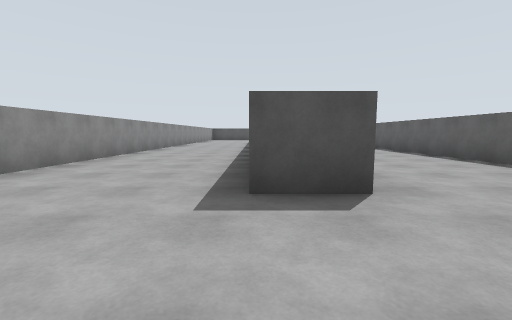
[1] (above)

19 first-person views from a walk through a world built for the Gazebo simulator. The camera is 1.2 m above the floor, tilts 6° down and sees 90° across. The floor is counted in squares, 2.5 m on a side. Each view is taken from the middle of a square. On the plan, view 1 faces up. The plan holds only what a view shows up to about 9 squares ahead; the rest is blank. The place goes on beyond the plan.

[2]
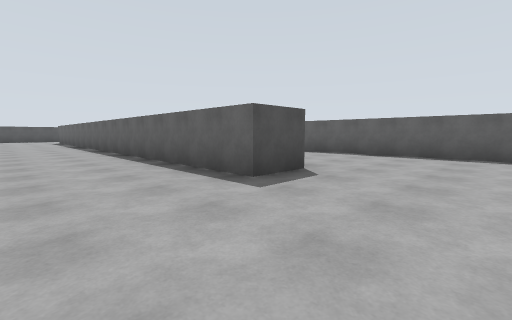

[3]
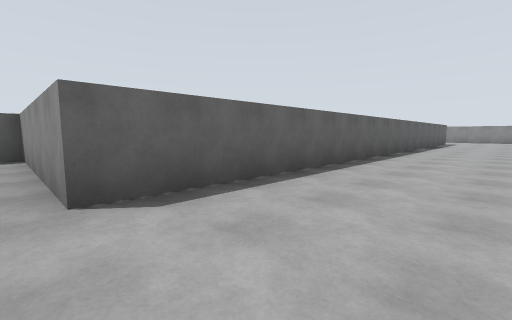

[4]
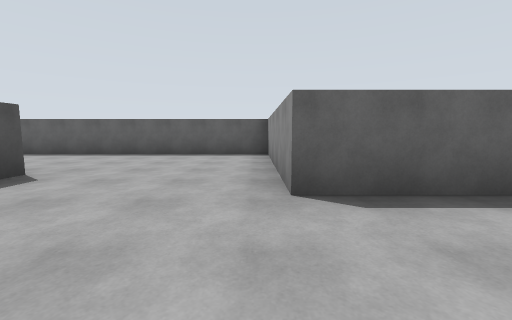

[5]
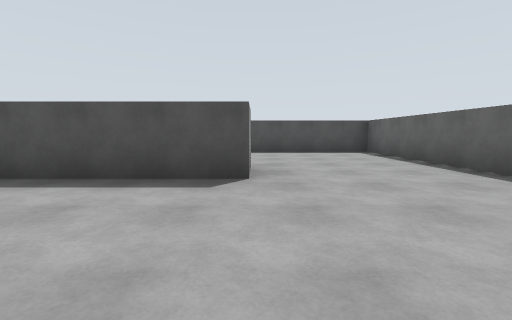

[6]
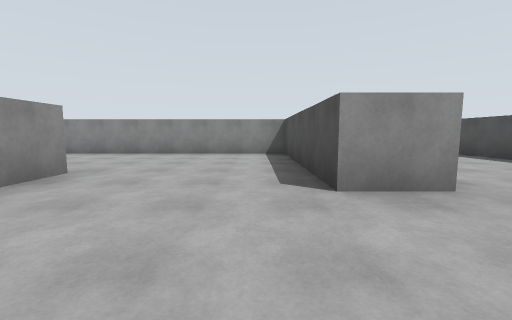

[7]
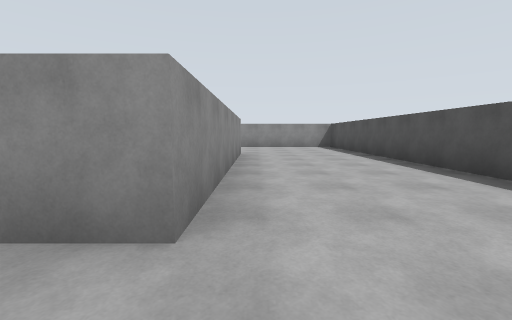

[8]
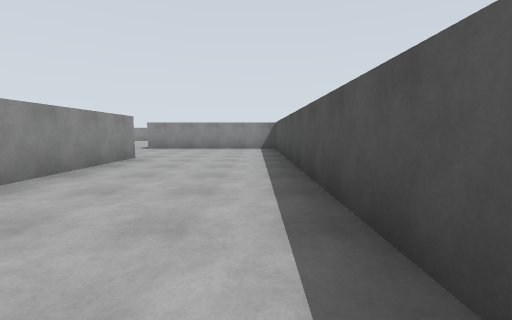

[9]
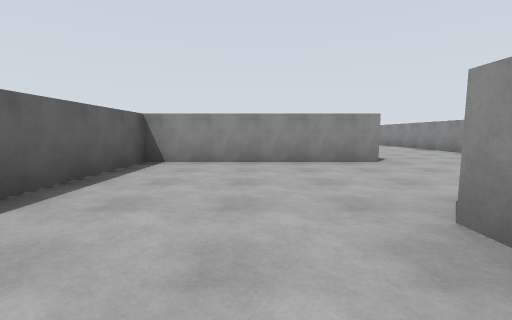

[10]
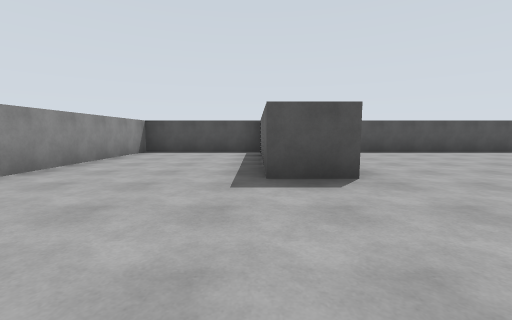

[11]
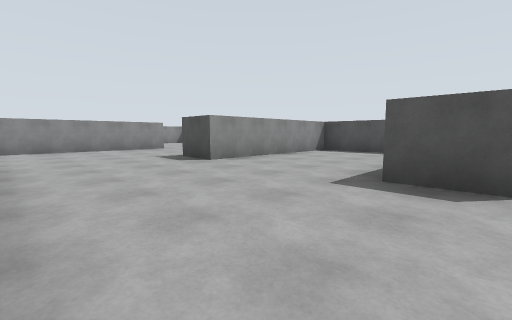

[12]
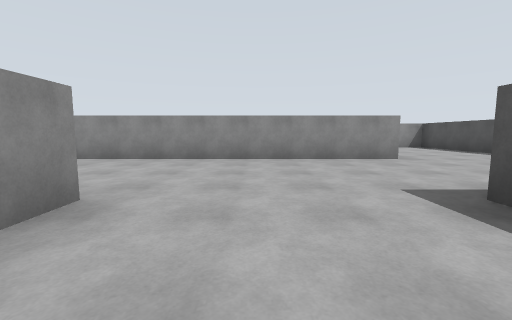

[13]
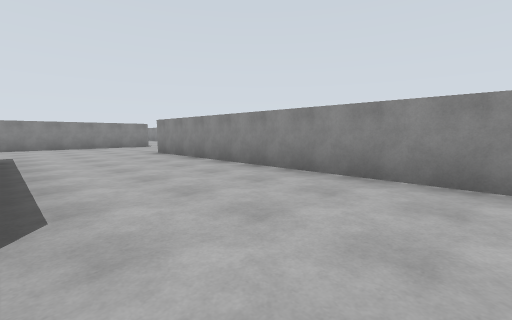

[14]
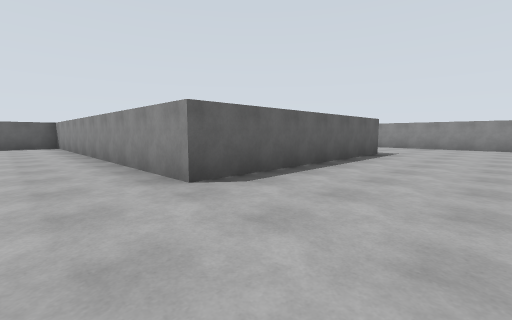

[15]
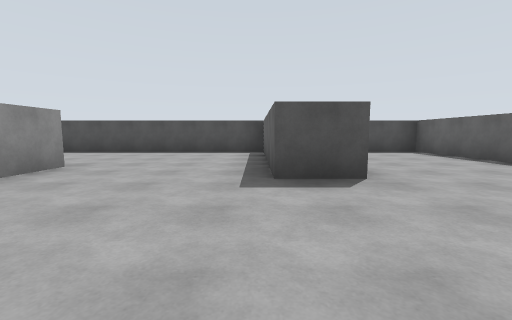

[16]
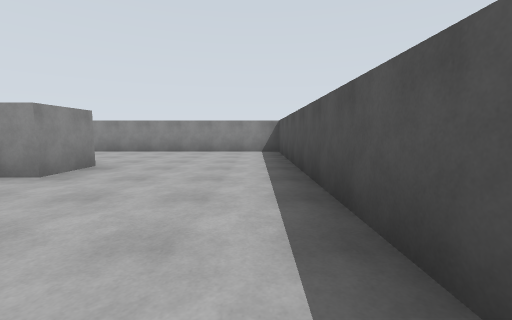

[17]
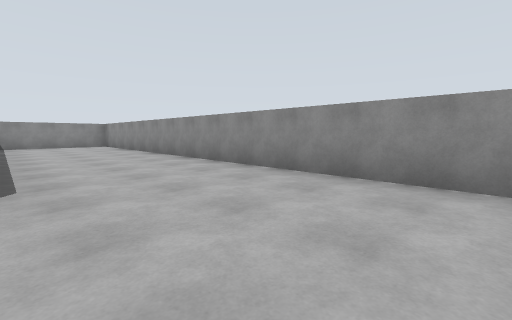

[18]
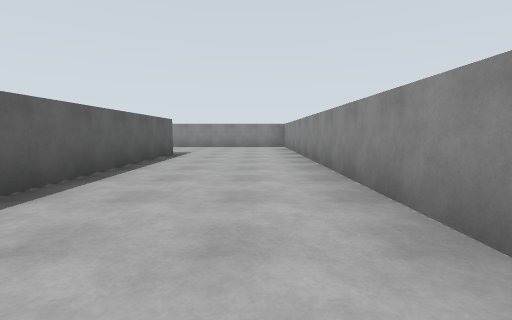

[19]
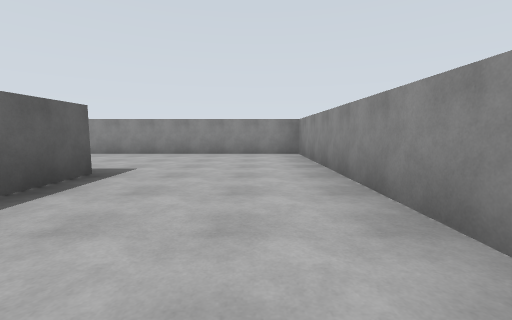

### Floor plan
Points are (right, up) in squares from view 1. A wall is a line through its corners. A room is listed if a view was taken in it or the views show most of it. See-through windows are left out.
Room 1 (views 1, 2, 3, 4, 5, 6, 7, 8, 9, 18, 19)
walls: (-4, 18.6) (0.9, 18.6) (0.9, 17.7) (-3, 17.7) (-3, -0.9) (1.9, -0.9); (1, 2) (-0.1, 2) (-0.1, 14.7) (3.9, 14.7) (3.9, 21.6) (-6.9, 21.6) (-6.9, 17.7)
ways out: opening at (-5.5, 18) to room 2; opening at (0.5, 0.5)
Room 2 (views 10, 11, 12, 13, 14, 15, 16, 17)
walls: (-15.8, 18.6) (-14.7, 18.6) (-14.7, 9.8); (-11.8, 21.6) (-18.7, 21.6) (-18.7, 10.8) (-16, 10.8); (-11.8, 9.8) (-11.8, 14.7) (-4, 14.7) (-4, 16); (-6.9, 17.7) (-7.9, 17.7) (-7.9, 21.6) (-10.8, 21.6) (-10.8, 17.7) (-11.8, 17.7) (-11.8, 21.1); (-14.6, 6.9) (-10.8, 6.9)
ways out: opening at (-5.5, 18) to room 1; opening at (-15, 8.5); opening at (-11, 8.5)

Where each view was taken, in squares from view 1:
view 1: 0 up, 0 right, facing up
view 2: 0 up, 2 left, facing up-right
view 3: 15 up, 2 left, facing down-right
view 4: 15 up, 2 left, facing right
view 5: 15 up, 1 right, facing up
view 6: 17 up, 3 right, facing left
view 7: 19 up, 2 right, facing left
view 8: 21 up, 1 right, facing left
view 9: 19 up, 2 right, facing down
view 10: 15 up, 8 left, facing up
view 11: 15 up, 7 left, facing up-left
view 12: 16 up, 10 left, facing left
view 13: 16 up, 12 left, facing down-left
view 14: 16 up, 14 left, facing down-right
view 15: 15 up, 12 left, facing up
view 16: 21 up, 12 left, facing left
view 17: 21 up, 16 left, facing down-left
view 18: 8 up, 2 left, facing down
view 19: 5 up, 2 left, facing down
